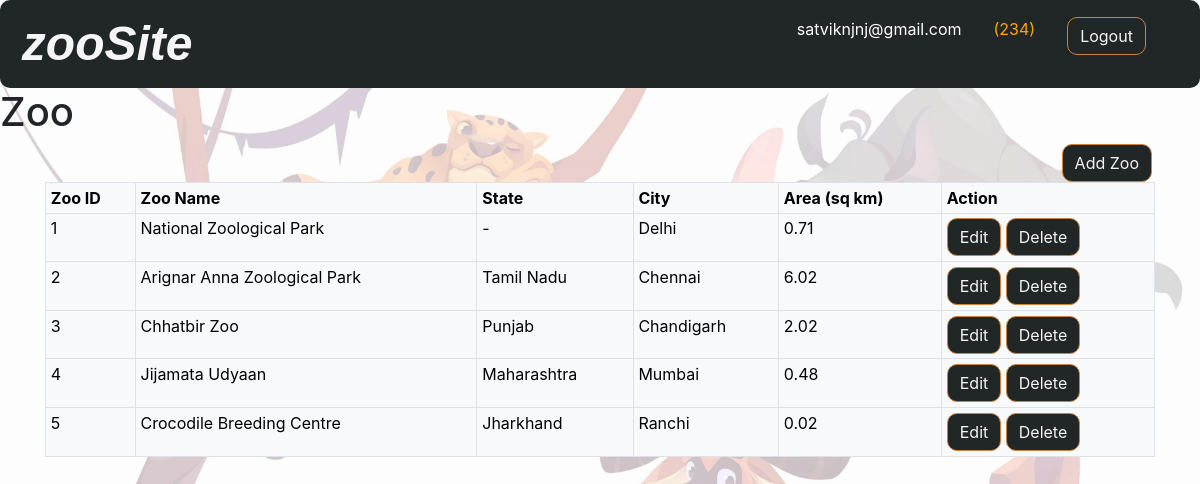
The app's page /Zoo/view_zoo.php (signed in) with its own data.
### tables this page shows
CREATE TABLE `zoo` (
  `zoo_id` int(11) NOT NULL,
  `zoo_name` varchar(100) NOT NULL,
  `state` varchar(50) NOT NULL,
  `city` varchar(50) NOT NULL,
  `area` float NOT NULL,
  `activity` int(11) NOT NULL DEFAULT 1
);

### Zoo/view_zoo.php (the view, shortened to what this page needs)
<?php
include "../Database/db_con2.php";
include "../header_log.php";
$sql = " SELECT * FROM zoo where activity=1";
$result = $mysqli->query($sql);
?>
<!DOCTYPE html>
    <head>
        <link href="https://cdn.jsdelivr.net/npm/bootstrap@5.0.2/dist/css/bootstrap.min.css" rel="stylesheet">
        <link rel="stylesheet" href="https://cdn.jsdelivr.net/npm/bootstrap@4.0.0/dist/css/bootstrap.min.css">
        <link rel="stylesheet" href="../CSS/stylesheet.css">
    </head>
    <body background="images/bg.jpeg">
    <div><h1>Zoo</h1>
    </div>
    <div>
<button type="button" class="btn float-right mr-5" data-toggle="modal" data-target="#addZoo">
  Add Zoo
</button>
</div>
       <div class="container">
        <table class="table table-bordered table-light table-sm">
            <tr><th>Zoo ID</th>
                <th>Zoo Name</th>
                <th>State</th>
                <th>City</th>
                <th>Area (sq km)</th>
                <th>Action</th>
            </tr>
            <?php
                while($rows=$result->fetch_assoc())
                {
            ?>
            <tr id="row<?= $rows['zoo_id'] ?>">
                <td><?php echo $rows['zoo_id'];?></td>
                <td><?php echo $rows['zoo_name'];?></td>
                <td><?php echo $rows['state'];?></td>
                <td><?php echo $rows['city'];?></td>
                <td><?php echo $rows['area'];?></td>
                <td>
                    <button onclick="updateZooData(this.id)" id="update<?= $rows['zoo_id'] ?>" class="btn btn-outline-warning">Edit</button>
                     <a href="view_zoo.php?zoo_id=<?php echo $rows['zoo_id'];?>" class="btn btn-outline-warning">Delete</a></td>
            </tr>
            <?php
                }
            ?>
        </table>
            </div>
    </body>
</html>

### CSS/stylesheet.css (style rules this page uses)
* { margin:0; padding:0; box-sizing: border-box; }
body { background:url("../images/bg.jpeg"); background-repeat: no-repeat; background-size: cover; background-attachment: fixed; }
.btn { color: whitesmoke; background-color: #212627; border-radius: 10px; border-color: #CD833A; }

### records on screen
zoo: zoo_id "1", zoo_name "National Zoological Park", state "-", city "Delhi", area "0.71"
zoo: zoo_id "2", zoo_name "Arignar Anna Zoological Park", state "Tamil Nadu", city "Chennai", area "6.02"
zoo: zoo_id "3", zoo_name "Chhatbir Zoo", state "Punjab", city "Chandigarh", area "2.02"
zoo: zoo_id "4", zoo_name "Jijamata Udyaan", state "Maharashtra", city "Mumbai", area "0.48"
zoo: zoo_id "5", zoo_name "Crocodile Breeding Centre", state "Jharkhand", city "Ranchi", area "0.02"

### other values on screen
$user "satviknjnj@gmail.com"
$role "234"
